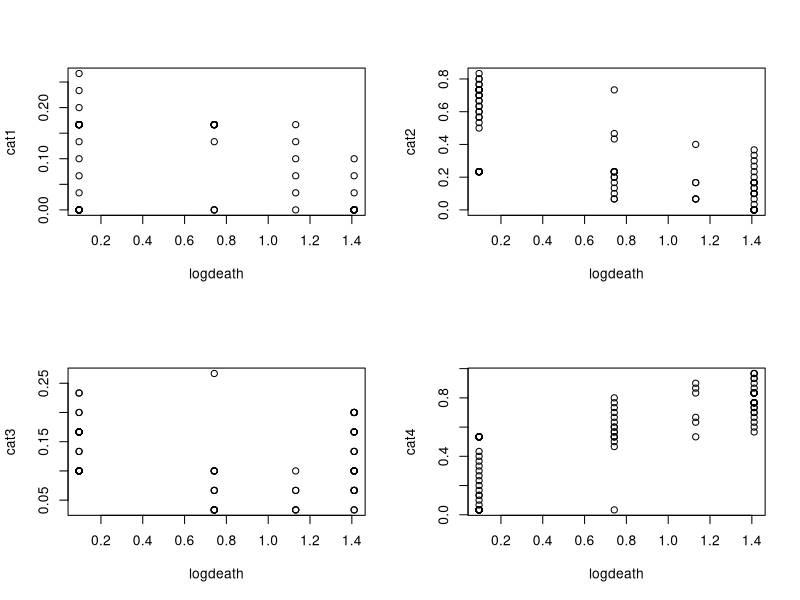
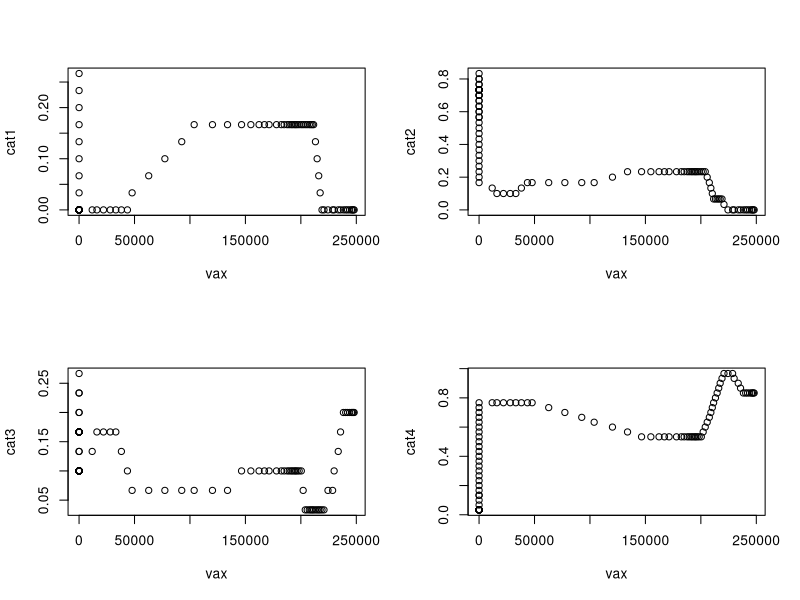
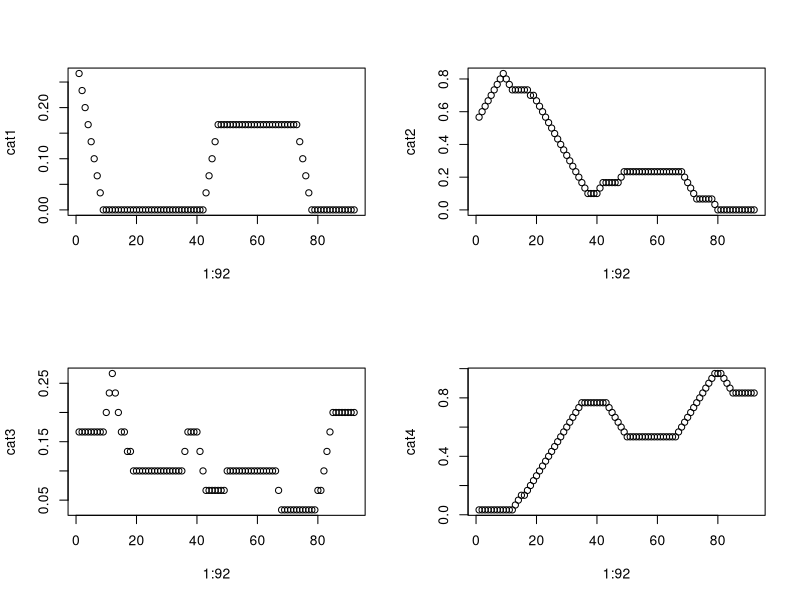

Here is the R script that generated these plots, in order:
library(tidyverse)

dat <- read.csv("currentjoineddata.csv")
counties <- unique(dat$Recip_County)
n.counties <- length(counties)
populations <- unique(dat$population)
thiscounty <- counties[1]
n.weeks <- dim(this <- dat %>%
    subset(Recip_County==thiscounty))[1]

int <- 30

logdeath <- rep(0, n.weeks-int)
vax <- rep(0, n.weeks-int)
cat1 <- rep(0, n.weeks-int)
cat2 <- rep(0, n.weeks-int)
cat3 <- rep(0, n.weeks-int)
cat4 <- rep(0, n.weeks-int)

for (i in 1:(n.weeks-int)) {
  this <- dat %>%
    subset(Recip_County==thiscounty)
  lower <- i
  upper <- i + 30
  window <- this[lower:upper,]
  
  cat1[i] <- sum(window$category == 1) / int
  cat2[i] <- sum(window$category == 2)  / int
  cat3[i] <- sum(window$category == 3)  / int
  cat4[i] <- sum(window$category == 4)  / int
  
  logdeath[i] <- median(window$prev_log_new_death)
  vax[i] <- median(window$total_first_dose)
}


# Logdeath vs prob category
par(mfrow = c(2, 2))
plot(logdeath, cat1)
plot(logdeath, cat2)
plot(logdeath, cat3)
plot(logdeath, cat4)


# Vax vs prob category
plot(vax, cat1)
plot(vax, cat2)
plot(vax, cat3)
plot(vax, cat4)


# Time vs prob category
plot(1:92, cat1)
plot(1:92, cat2)
plot(1:92, cat3)
plot(1:92, cat4)

